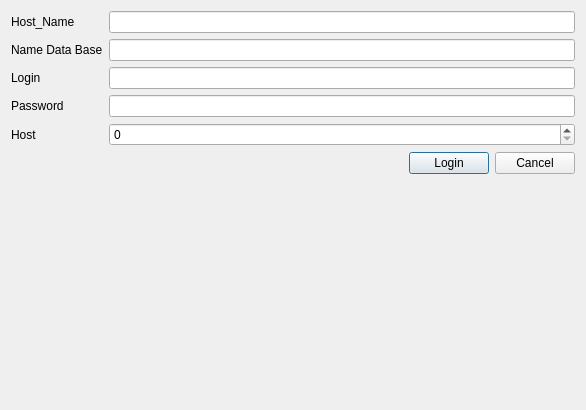
<?xml version="1.0" encoding="UTF-8"?>
<ui version="4.0">
 <class>Dialog</class>
 <widget class="QDialog" name="Dialog">
  <property name="geometry">
   <rect>
    <x>0</x>
    <y>0</y>
    <width>586</width>
    <height>410</height>
   </rect>
  </property>
  <property name="windowTitle">
   <string>Dialog</string>
  </property>
  <property name="styleSheet">
   <string notr="true"/>
  </property>
  <layout class="QFormLayout" name="formLayout_2">
   <item row="0" column="0">
    <widget class="QLabel" name="lb_nameDB">
     <property name="text">
      <string>Host_Name</string>
     </property>
    </widget>
   </item>
   <item row="0" column="1">
    <widget class="QLineEdit" name="le_hostName"/>
   </item>
   <item row="1" column="0">
    <widget class="QLabel" name="lb_pass">
     <property name="text">
      <string>Name Data Base</string>
     </property>
    </widget>
   </item>
   <item row="1" column="1">
    <widget class="QLineEdit" name="le_nameDB"/>
   </item>
   <item row="2" column="0">
    <widget class="QLabel" name="lb_port">
     <property name="text">
      <string>Login</string>
     </property>
    </widget>
   </item>
   <item row="2" column="1">
    <widget class="QLineEdit" name="le_login"/>
   </item>
   <item row="3" column="0">
    <widget class="QLabel" name="lb_host_name">
     <property name="text">
      <string>Password</string>
     </property>
    </widget>
   </item>
   <item row="3" column="1">
    <widget class="QLineEdit" name="le_password">
     <property name="echoMode">
      <enum>QLineEdit::Password</enum>
     </property>
    </widget>
   </item>
   <item row="4" column="0">
    <widget class="QLabel" name="lb_login">
     <property name="text">
      <string>Host</string>
     </property>
    </widget>
   </item>
   <item row="5" column="1">
    <layout class="QHBoxLayout" name="horizontalLayout">
     <item>
      <spacer name="horizontalSpacer">
       <property name="orientation">
        <enum>Qt::Horizontal</enum>
       </property>
       <property name="sizeHint" stdset="0">
        <size>
         <width>40</width>
         <height>20</height>
        </size>
       </property>
      </spacer>
     </item>
     <item>
      <widget class="QPushButton" name="pb_login">
       <property name="text">
        <string>Login</string>
       </property>
      </widget>
     </item>
     <item>
      <widget class="QPushButton" name="pb_cancel">
       <property name="text">
        <string>Cancel</string>
       </property>
      </widget>
     </item>
    </layout>
   </item>
   <item row="4" column="1">
    <widget class="QSpinBox" name="sp_host"/>
   </item>
  </layout>
 </widget>
 <resources/>
 <connections/>
</ui>
